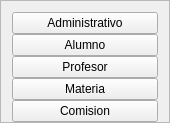
         <widget class="QFrame" name="frame_menu_bajas">
          <property name="sizePolicy">
           <sizepolicy hsizetype="Preferred" vsizetype="Preferred">
            <horstretch>0</horstretch>
            <verstretch>0</verstretch>
           </sizepolicy>
          </property>
          <property name="minimumSize">
           <size>
            <width>170</width>
            <height>0</height>
           </size>
          </property>
          <property name="maximumSize">
           <size>
            <width>170</width>
            <height>16777215</height>
           </size>
          </property>
          <property name="frameShape">
           <enum>QFrame::StyledPanel</enum>
          </property>
          <property name="frameShadow">
           <enum>QFrame::Raised</enum>
          </property>
          <layout class="QVBoxLayout" name="verticalLayout_3">
           <property name="spacing">
            <number>0</number>
           </property>
           <property name="bottomMargin">
            <number>0</number>
           </property>
           <item>
            <widget class="QPushButton" name="btn_baja_admin">
             <property name="text">
              <string>Administrativo</string>
             </property>
            </widget>
           </item>
           <item>
            <widget class="QPushButton" name="btn_baja_alu">
             <property name="text">
              <string>Alumno</string>
             </property>
            </widget>
           </item>
           <item>
            <widget class="QPushButton" name="btn_baja_profe">
             <property name="text">
              <string>Profesor</string>
             </property>
            </widget>
           </item>
           <item>
            <widget class="QPushButton" name="btn_baja_mat">
             <property name="text">
              <string>Materia</string>
             </property>
            </widget>
           </item>
           <item>
            <widget class="QPushButton" name="btn_baja_comi">
             <property name="text">
              <string>Comision</string>
             </property>
            </widget>
           </item>
          </layout>
         </widget>
